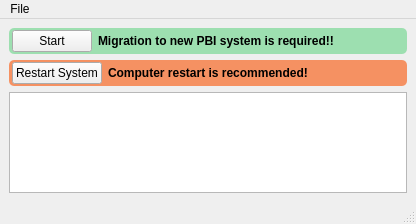
<?xml version="1.0" encoding="UTF-8"?>
<ui version="4.0">
 <class>MigrateUI</class>
 <widget class="QMainWindow" name="MigrateUI">
  <property name="geometry">
   <rect>
    <x>0</x>
    <y>0</y>
    <width>416</width>
    <height>224</height>
   </rect>
  </property>
  <property name="windowTitle">
   <string>AppCafe Migration</string>
  </property>
  <property name="windowIcon">
   <iconset resource="SoftwareManager.qrc">
    <normaloff>:/icons/appcafe.png</normaloff>:/icons/appcafe.png</iconset>
  </property>
  <widget class="QWidget" name="centralwidget">
   <layout class="QVBoxLayout" name="verticalLayout">
    <item>
     <widget class="QGroupBox" name="group_migrate">
      <property name="styleSheet">
       <string notr="true">QGroupBox{ background: rgba(30,200,80,100); border-radius: 5px; }</string>
      </property>
      <property name="title">
       <string/>
      </property>
      <layout class="QHBoxLayout" name="horizontalLayout">
       <property name="leftMargin">
        <number>3</number>
       </property>
       <property name="topMargin">
        <number>2</number>
       </property>
       <property name="rightMargin">
        <number>3</number>
       </property>
       <property name="bottomMargin">
        <number>2</number>
       </property>
       <item>
        <widget class="QPushButton" name="push_start">
         <property name="text">
          <string>Start</string>
         </property>
         <property name="icon">
          <iconset resource="SoftwareManager.qrc">
           <normaloff>:/icons/view-refresh.png</normaloff>:/icons/view-refresh.png</iconset>
         </property>
        </widget>
       </item>
       <item>
        <widget class="QLabel" name="label_2">
         <property name="sizePolicy">
          <sizepolicy hsizetype="Expanding" vsizetype="Preferred">
           <horstretch>0</horstretch>
           <verstretch>0</verstretch>
          </sizepolicy>
         </property>
         <property name="font">
          <font>
           <weight>75</weight>
           <bold>true</bold>
          </font>
         </property>
         <property name="text">
          <string>Migration to new PBI system is required!!</string>
         </property>
         <property name="wordWrap">
          <bool>true</bool>
         </property>
        </widget>
       </item>
      </layout>
     </widget>
    </item>
    <item>
     <widget class="QGroupBox" name="group_reboot">
      <property name="styleSheet">
       <string notr="true">QGroupBox{ background: rgba(250,80,0,150); border-radius: 5px; }</string>
      </property>
      <property name="title">
       <string/>
      </property>
      <layout class="QHBoxLayout" name="horizontalLayout_2">
       <property name="leftMargin">
        <number>3</number>
       </property>
       <property name="topMargin">
        <number>2</number>
       </property>
       <property name="rightMargin">
        <number>3</number>
       </property>
       <property name="bottomMargin">
        <number>2</number>
       </property>
       <item>
        <widget class="QPushButton" name="push_reboot">
         <property name="text">
          <string>Restart System</string>
         </property>
         <property name="icon">
          <iconset resource="SoftwareManager.qrc">
           <normaloff>:/icons/app_needroot.png</normaloff>:/icons/app_needroot.png</iconset>
         </property>
        </widget>
       </item>
       <item>
        <widget class="QLabel" name="label_3">
         <property name="sizePolicy">
          <sizepolicy hsizetype="Expanding" vsizetype="Preferred">
           <horstretch>0</horstretch>
           <verstretch>0</verstretch>
          </sizepolicy>
         </property>
         <property name="font">
          <font>
           <weight>75</weight>
           <bold>true</bold>
          </font>
         </property>
         <property name="text">
          <string>Computer restart is recommended!</string>
         </property>
        </widget>
       </item>
      </layout>
     </widget>
    </item>
    <item>
     <widget class="QTextEdit" name="text_progress">
      <property name="readOnly">
       <bool>true</bool>
      </property>
     </widget>
    </item>
   </layout>
  </widget>
  <widget class="QStatusBar" name="statusbar"/>
  <widget class="QMenuBar" name="menuBar">
   <property name="geometry">
    <rect>
     <x>0</x>
     <y>0</y>
     <width>416</width>
     <height>20</height>
    </rect>
   </property>
   <widget class="QMenu" name="menuFile">
    <property name="title">
     <string>File</string>
    </property>
    <addaction name="actionClose"/>
   </widget>
   <addaction name="menuFile"/>
  </widget>
  <action name="actionClose">
   <property name="icon">
    <iconset resource="SoftwareManager.qrc">
     <normaloff>:/icons/window-close.png</normaloff>:/icons/window-close.png</iconset>
   </property>
   <property name="text">
    <string>Quit</string>
   </property>
  </action>
 </widget>
 <resources>
  <include location="SoftwareManager.qrc"/>
 </resources>
 <connections/>
</ui>
